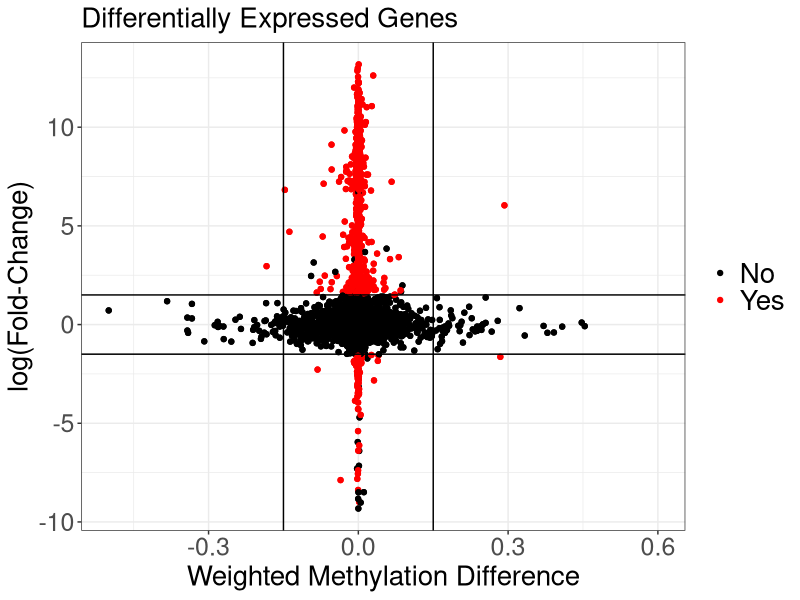
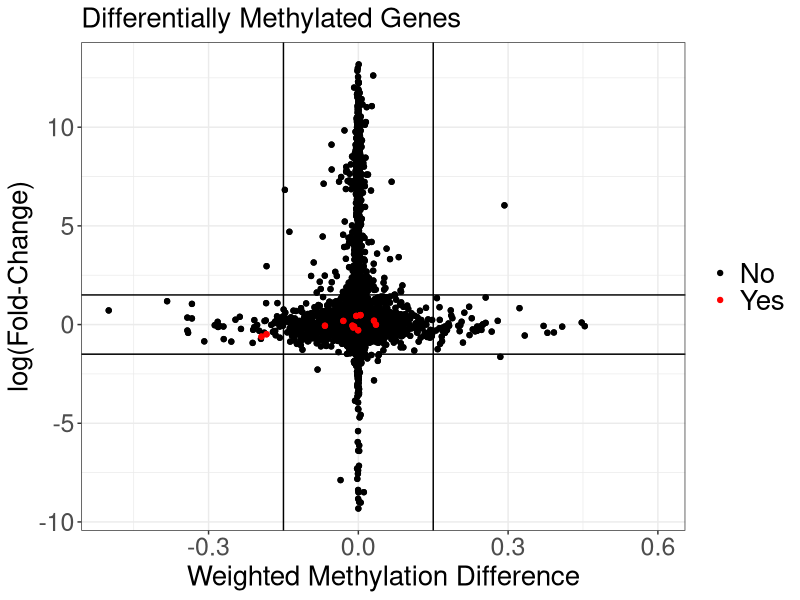
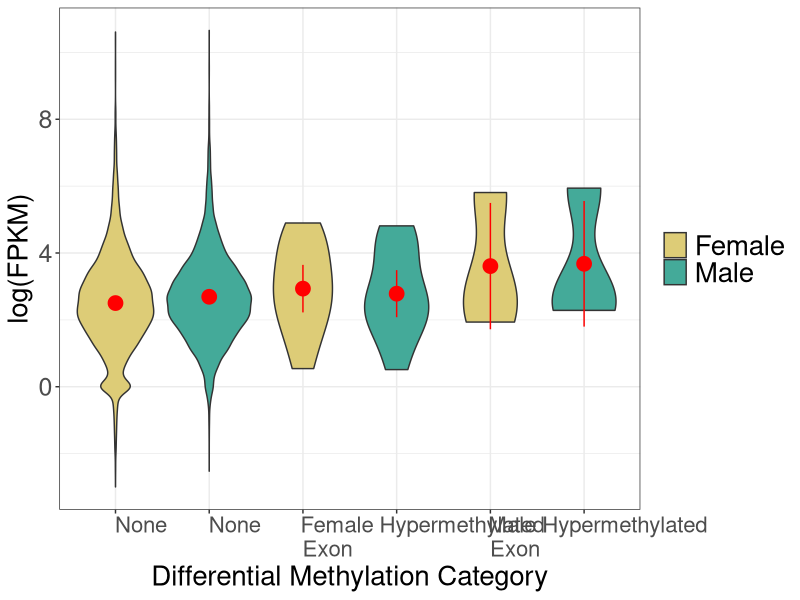
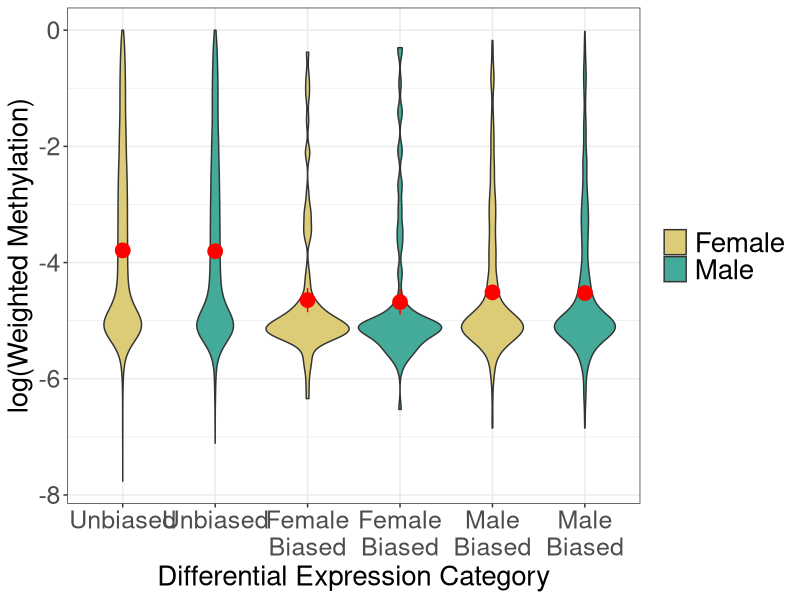

Generate these figures, in order, with R:
# ---------------------------------------------------------------
# Relationship between differential methylation and differential exp
# ---------------------------------------------------------------

library(readr)
library(ggplot2)
library(reshape2)
library(Hmisc)
library(tidyr)
library(multcomp)
library(UpSetR)
library(stringr)

# ---------------------------------------------------------------
# Read in all data

all_methylation_expression_data <- read_delim("all_methylation_expression_data.txt", 
                                              "\t", escape_double = FALSE, trim_ws = TRUE)

# Calculate the differenece in weighted methylation between the sexes
weighted_meth <- all_methylation_expression_data[,c(1,2,9)]
weighted_meth <- weighted_meth[!duplicated(weighted_meth),]
weighted_meth <- spread(weighted_meth, sex, weighted_meth)
weighted_meth$meth_diff <- as.numeric(weighted_meth$male - weighted_meth$female)
weighted_meth <- weighted_meth[,c(1,4)]

all <- merge(all_methylation_expression_data, weighted_meth, by = "gene_id", all=T)

# ---------------------------------------------------------------
# Are there any genes which are both differentially expressed and differentially methylated?

genes <- all[!(all$diff_exp=="no") & !(all$hypermeth_cat=="none"),] # 0


# ---------------------------------------------------------------
# Scatter plots of all differential data coloured by differential gene expression

# Remove one non-significant outlier to make a more visually appealing graph
all$logFC <- as.numeric(all$logFC)
all <- all[!(all$logFC < -15),]

# Scatter plot all data and colour differentially expressed genes
ggplot(all, aes(x=meth_diff, y=logFC, colour=diff_exp))+
  geom_point()+
  xlab("Weighted Methylation Difference")+
  ylab("log(Fold-Change)")+
  theme_bw()+
  ggtitle("Differentially Expressed Genes")+
  scale_colour_manual("", breaks=c("no", "yes"),
                      values = c("black","red"),
                      labels= c("No", "Yes"))+
  theme(axis.text.y=element_text(size=18),
        axis.text.x=element_text(size=18),
        axis.title.y=element_text(size=20),
        axis.title.x = element_text(size=20),
        plot.title=element_text(size = 20),
        legend.text = element_text(size=20),
        legend.title = element_blank())+
  geom_vline(xintercept=0.15)+
  geom_vline(xintercept=-0.15)+
  geom_hline(yintercept = 1.5)+
  geom_hline(yintercept = -1.5)+
  xlim(-0.5,0.6)

# ---------------------------------------------------------------
# Scatter plots of all differential data coloured by differential methylation

# Add categories for easier plot colouring
all$diff_meth_cat <- "yes"
all$diff_meth_cat[all$hypermethylated=="none"] <- "no"

# Order so we can see the coloured dots on the graph
ordered <- all[order(all$diff_meth_cat),]

ggplot(ordered, aes(x=meth_diff, y=logFC, colour=diff_meth_cat))+
  geom_point()+
  xlab("Weighted Methylation Difference")+
  ylab("log(Fold-Change)")+
  theme_bw()+
  ggtitle("Differentially Methylated Genes")+
  scale_colour_manual("", breaks=c("no", "yes"),
                      values = c("black","red"),
                      labels= c("No", "Yes"))+
  theme(axis.text.y=element_text(size=18),
        axis.text.x=element_text(size=18),
        axis.title.y=element_text(size=20),
        axis.title.x = element_text(size=20),
        plot.title=element_text(size = 20),
        legend.text = element_text(size=20),
        legend.title = element_blank())+
  geom_vline(xintercept=0.15)+
  geom_vline(xintercept=-0.15)+
  geom_hline(yintercept = 1.5)+
  geom_hline(yintercept = -1.5)+
  xlim(-0.5,0.6)



# ---------------------------------------------------------------
# Look at the same data in violin plot format
# ---------------------------------------------------------------

# Define confidence interval function
condifence_intervals <- function(x) {
  m <- mean(x)
  sd1 <- sd(x)
  n <- length(x)
  error <- qnorm(0.95)*sd1/sqrt(n)
  ymin <- m-error
  ymax <- m+error
  return(c(y=m,ymin=ymin,ymax=ymax))
}

# ---------------------------------------------------------------
# Examine the expression levels of differentially methylated genes

all$plot_cat <- paste(all$hypermethylated, all$sex, sep="_")

ggplot(all, aes(x=plot_cat, y=logFPKM))+
  geom_violin(aes(fill=sex))+
  xlab("Differential Methylation Category")+
  ylab("log(FPKM)")+
  stat_summary(fun.data=condifence_intervals, color="red",size=1)+
  scale_fill_manual(breaks = c("female","male"),labels=c("Female","Male"),
                    values=c("#DDCC77","#44AA99"))+
  scale_x_discrete(limits=c("none_female","none_male","female_female","female_male",
                            "male_female","male_male"),
                   labels=c("None", "None","Female Hypermethylated \nExon","", "Male Hypermethylated \nExon",""))+
  theme_bw()+
  theme(axis.text.y=element_text(size=18),
        axis.text.x=element_text(size=16, hjust=0.01),
        axis.title.y=element_text(size=20),
        axis.title.x = element_text(size=20),
        plot.title=element_text(size = 20),
        legend.text = element_text(size=20),
        legend.title = element_blank())


# Are there significant differences in gene expression between genes with
# differentially methylated exons between the sexes?
all$sex <- as.factor(all$sex)
all$hypermethylated <- as.factor(all$hypermethylated)

model1<-lm(FPKM ~ sex * hypermethylated, data=all)
model2<-lm(FPKM ~ sex + hypermethylated, data=all)
anova(model1,model2) # No sig interaction
summary.lm(model2) # Nope

# ---------------------------------------------------------------
# Examine the methylation levels of differentially expressed genes

all$log_meth <- log(all$weighted_meth)

# Make larger categories of types of differentially expressed genes for nicer plots
all$higher_cat <- "unbiased"
all$higher_cat[all$category=="male_biased"] <- "male_biased"
all$higher_cat[all$category=="male_limited"] <- "male_biased"
all$higher_cat[all$category=="male_biased_extreme"] <- "male_biased"
all$higher_cat[all$category=="female_biased"] <- "female_biased"
all$higher_cat[all$category=="female_limited"] <- "female_biased"
all$plot_column <- paste0(all$sex,"_",all$higher_cat)

ggplot(all, aes(x=plot_column, y=log_meth)) + 
  geom_violin( aes(fill=sex))+
  stat_summary(fun.data=condifence_intervals, color="red",size=1)+
  xlab("Differential Expression Category")+
  ylab("log(Weighted Methylation)")+
  scale_fill_manual(breaks = c("female","male"),labels=c("Female","Male"),
                    values=c("#DDCC77","#44AA99"))+
  scale_x_discrete(limits=c("female_unbiased","male_unbiased", "female_female_biased",
                            "male_female_biased","female_male_biased","male_male_biased"),
                   labels=c("Unbiased", "Unbiased",
                            "Female\nBiased", "Female\nBiased",
                            "Male\nBiased","Male\nBiased"))+
  theme_bw()+
  theme(axis.text.y=element_text(size=18),
        axis.text.x=element_text(size=18),
        axis.title.y=element_text(size=20),
        axis.title.x = element_text(size=20),
        plot.title=element_text(size = 20),
        legend.text = element_text(size=20),
        legend.title = element_blank())

# Stats
model1<-lm(weighted_meth ~ sex * higher_cat, data=all)
model2<-lm(weighted_meth ~ sex + higher_cat, data=all)
anova(model1,model2) # No sig interaction
summary.lm(model2) # Sig: differentially expressed genes have lower methylation than non-differentially expressed genes
